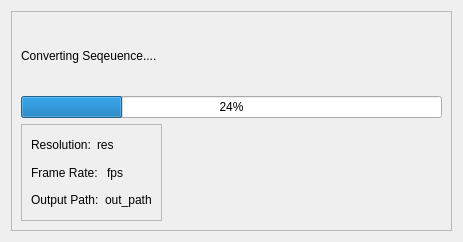
<?xml version="1.0" encoding="UTF-8"?>
<ui version="4.0">
 <class>Dialog</class>
 <widget class="QDialog" name="Dialog">
  <property name="geometry">
   <rect>
    <x>0</x>
    <y>0</y>
    <width>463</width>
    <height>242</height>
   </rect>
  </property>
  <property name="windowTitle">
   <string>Dialog</string>
  </property>
  <layout class="QGridLayout" name="gridLayout_2">
   <item row="0" column="0">
    <widget class="QFrame" name="frame">
     <property name="frameShape">
      <enum>QFrame::StyledPanel</enum>
     </property>
     <property name="frameShadow">
      <enum>QFrame::Raised</enum>
     </property>
     <layout class="QGridLayout" name="gridLayout_3">
      <item row="0" column="0">
       <layout class="QVBoxLayout" name="verticalLayout_2">
        <item>
         <layout class="QVBoxLayout" name="verticalLayout">
          <item>
           <widget class="QLabel" name="label">
            <property name="text">
             <string>Converting Seqeuence....</string>
            </property>
           </widget>
          </item>
          <item>
           <widget class="QProgressBar" name="progressBar">
            <property name="value">
             <number>24</number>
            </property>
           </widget>
          </item>
         </layout>
        </item>
        <item>
         <layout class="QHBoxLayout" name="horizontalLayout_4">
          <item>
           <widget class="QFrame" name="frame_2">
            <property name="frameShape">
             <enum>QFrame::StyledPanel</enum>
            </property>
            <property name="frameShadow">
             <enum>QFrame::Raised</enum>
            </property>
            <layout class="QGridLayout" name="gridLayout">
             <item row="0" column="0">
              <layout class="QHBoxLayout" name="horizontalLayout">
               <item>
                <widget class="QLabel" name="label_2">
                 <property name="text">
                  <string>Resolution:</string>
                 </property>
                </widget>
               </item>
               <item>
                <widget class="QLabel" name="res_out_LB">
                 <property name="text">
                  <string>res</string>
                 </property>
                </widget>
               </item>
              </layout>
             </item>
             <item row="1" column="0">
              <layout class="QHBoxLayout" name="horizontalLayout_2">
               <item>
                <widget class="QLabel" name="label_3">
                 <property name="text">
                  <string>Frame Rate: </string>
                 </property>
                </widget>
               </item>
               <item>
                <widget class="QLabel" name="fps_out_LB">
                 <property name="text">
                  <string>fps</string>
                 </property>
                </widget>
               </item>
              </layout>
             </item>
             <item row="2" column="0">
              <layout class="QHBoxLayout" name="horizontalLayout_3">
               <item>
                <widget class="QLabel" name="label_4">
                 <property name="text">
                  <string>Output Path:</string>
                 </property>
                </widget>
               </item>
               <item>
                <widget class="QLabel" name="path_out_LB">
                 <property name="text">
                  <string>out_path</string>
                 </property>
                </widget>
               </item>
              </layout>
             </item>
            </layout>
           </widget>
          </item>
          <item>
           <spacer name="horizontalSpacer">
            <property name="orientation">
             <enum>Qt::Horizontal</enum>
            </property>
            <property name="sizeHint" stdset="0">
             <size>
              <width>268</width>
              <height>28</height>
             </size>
            </property>
           </spacer>
          </item>
         </layout>
        </item>
       </layout>
      </item>
     </layout>
    </widget>
   </item>
  </layout>
 </widget>
 <resources/>
 <connections/>
</ui>
